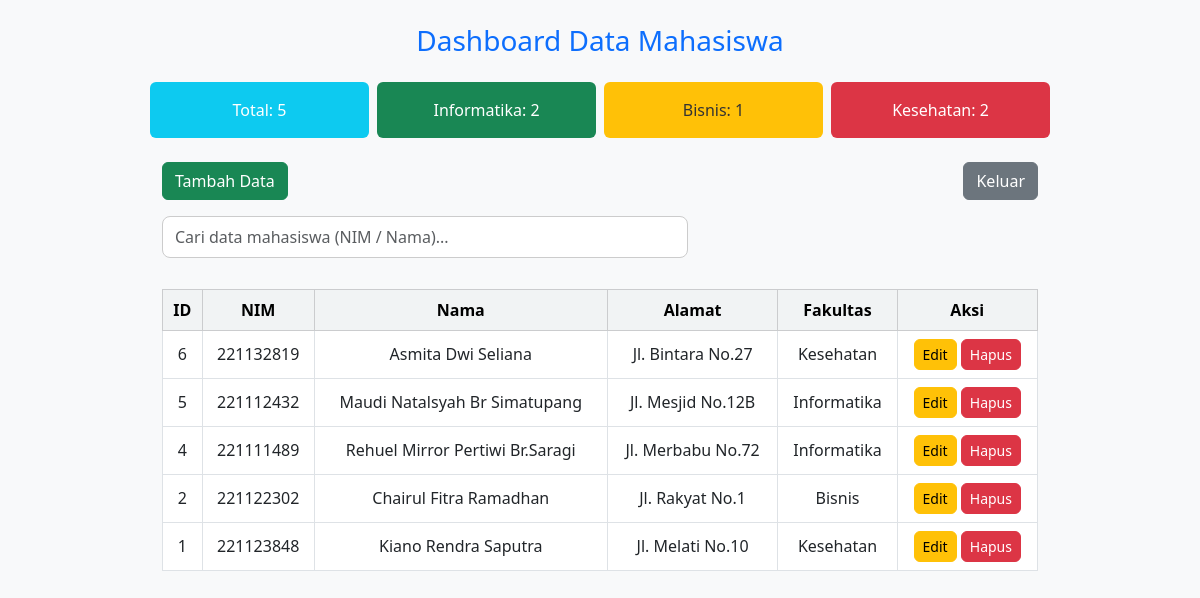
Page /dashboard.php on the committed database.
### tables this page shows
CREATE TABLE `mahasiswa` (
  `ID_Mahasiswa` int NOT NULL AUTO_INCREMENT,
  `NIM` varchar(15) NOT NULL,
  `Nama` varchar(100) NOT NULL,
  `Alamat` varchar(255) DEFAULT NULL,
  `Fakultas` enum('Informatika','Bisnis','Kesehatan') NOT NULL,
  PRIMARY KEY (`ID_Mahasiswa`),
  UNIQUE KEY `NIM` (`NIM`)
);

### dashboard.php (the view, shortened to what this page needs)
<?php
include 'koneksi.php';
$sql = "SELECT * FROM mahasiswa ORDER BY ID_Mahasiswa DESC";
$result = $conn->query($sql);
$stat = $conn->query("
    SELECT
        COUNT(*) AS total,
        SUM(CASE WHEN Fakultas='Informatika' THEN 1 ELSE 0 END) AS informatika,
        SUM(CASE WHEN Fakultas='Bisnis' THEN 1 ELSE 0 END) AS bisnis,
        SUM(CASE WHEN Fakultas='Kesehatan' THEN 1 ELSE 0 END) AS kesehatan
    FROM mahasiswa
")->fetch_assoc();
?>
<!DOCTYPE html>
<html lang="id">
<link rel="stylesheet" href="style.css">
<head>
<link href="https://cdn.jsdelivr.net/npm/bootstrap@5.3.0/dist/css/bootstrap.min.css" rel="stylesheet">
<link rel="stylesheet" href="style.css">
</head>
<body>
<div class="container mt-4">
    <h3 class="mb-4 text-primary text-center">Dashboard Data Mahasiswa</h3>
    <div class="row text-center mb-4">
        <div class="col bg-info text-white p-3 rounded me-2">Total: <?= $stat['total'] ?></div>
        <div class="col bg-success text-white p-3 rounded me-2">Informatika: <?= $stat['informatika'] ?></div>
        <div class="col bg-warning text-dark p-3 rounded me-2">Bisnis: <?= $stat['bisnis'] ?></div>
        <div class="col bg-danger text-white p-3 rounded">Kesehatan: <?= $stat['kesehatan'] ?></div>
    </div>
    <div class="d-flex justify-content-between mb-3">
        <a href="tambah.php" class="btn btn-success">Tambah Data</a>
        <a href="login.php" class="btn btn-secondary">Keluar</a>
    </div>
    <div class="d-flex justify-content-between align-items-center mb-3">
        <input
            type="text"
            id="searchInput"
            class="form-control search-box"
            placeholder="Cari data mahasiswa (NIM / Nama)..."
        />
    </div>
    <table class="table table-bordered text-center">
        <thead class="table-secondary">
            <tr>
                <th>ID</th>
                <th>NIM</th>
                <th>Nama</th>
                <th>Alamat</th>
                <th>Fakultas</th>
                <th>Aksi</th>
            </tr>
        </thead>
        <tbody>
        <?php while ($row = $result->fetch_assoc()) : ?>
            <tr>
                <td><?= $row['ID_Mahasiswa'] ?></td>
                <td><?= $row['NIM'] ?></td>
                <td><?= $row['Nama'] ?></td>
                <td><?= $row['Alamat'] ?></td>
                <td><?= $row['Fakultas'] ?></td>
                <td>
                    <a href="edit.php?id=<?= $row['ID_Mahasiswa'] ?>" class="btn btn-warning btn-sm">Edit</a>
                    <a href="hapus.php?id=<?= $row['ID_Mahasiswa'] ?>" class="btn btn-danger btn-sm" onclick="return confirm('Yakin hapus data ini?')">Hapus</a>
                </td>
            </tr>
        <?php endwhile; ?>
        </tbody>
    </table>
</div>
</body>
</html>

### style.css (style rules this page uses)
body { font-family: "Segoe UI", sans-serif; background-color: #f8f9fa; margin: 0; padding: 0; }
.container { max-width: 900px; }
.table th { background-color: #f1f3f4; text-align: center; }
.table td { vertical-align: middle; }
.btn { border-radius: 6px; }
.bg-info { background-color: #0dcaf0 !important; }
.bg-success { background-color: #198754 !important; }
.bg-warning { background-color: #ffc107 !important; color: #333 !important; }
.bg-danger { background-color: #dc3545 !important; }
.search-box { width: 60%; display: inline-block; margin-bottom: 15px; padding: 8px 12px; border-radius: 8px; border: 1px solid #ccc; transition: 0.3s; }

### rows in the picture
mahasiswa: ID_Mahasiswa "6", NIM "221132819", Nama "Asmita Dwi Seliana", Alamat "Jl. Bintara No.27", Fakultas "Kesehatan"
mahasiswa: ID_Mahasiswa "5", NIM "221112432", Nama "Maudi Natalsyah Br Simatupang", Alamat "Jl. Mesjid No.12B", Fakultas "Informatika"
mahasiswa: ID_Mahasiswa "4", NIM "221111489", Nama "Rehuel Mirror Pertiwi Br.Saragi", Alamat "Jl. Merbabu No.72", Fakultas "Informatika"
mahasiswa: ID_Mahasiswa "2", NIM "221122302", Nama "Chairul Fitra Ramadhan", Alamat "Jl. Rakyat No.1", Fakultas "Bisnis"
mahasiswa: ID_Mahasiswa "1", NIM "221123848", Nama "Kiano Rendra Saputra", Alamat "Jl. Melati No.10", Fakultas "Kesehatan"

### other values in the picture
$stat['total'] "5"
$stat['informatika'] "2"
$stat['bisnis'] "1"
$stat['kesehatan'] "2"
